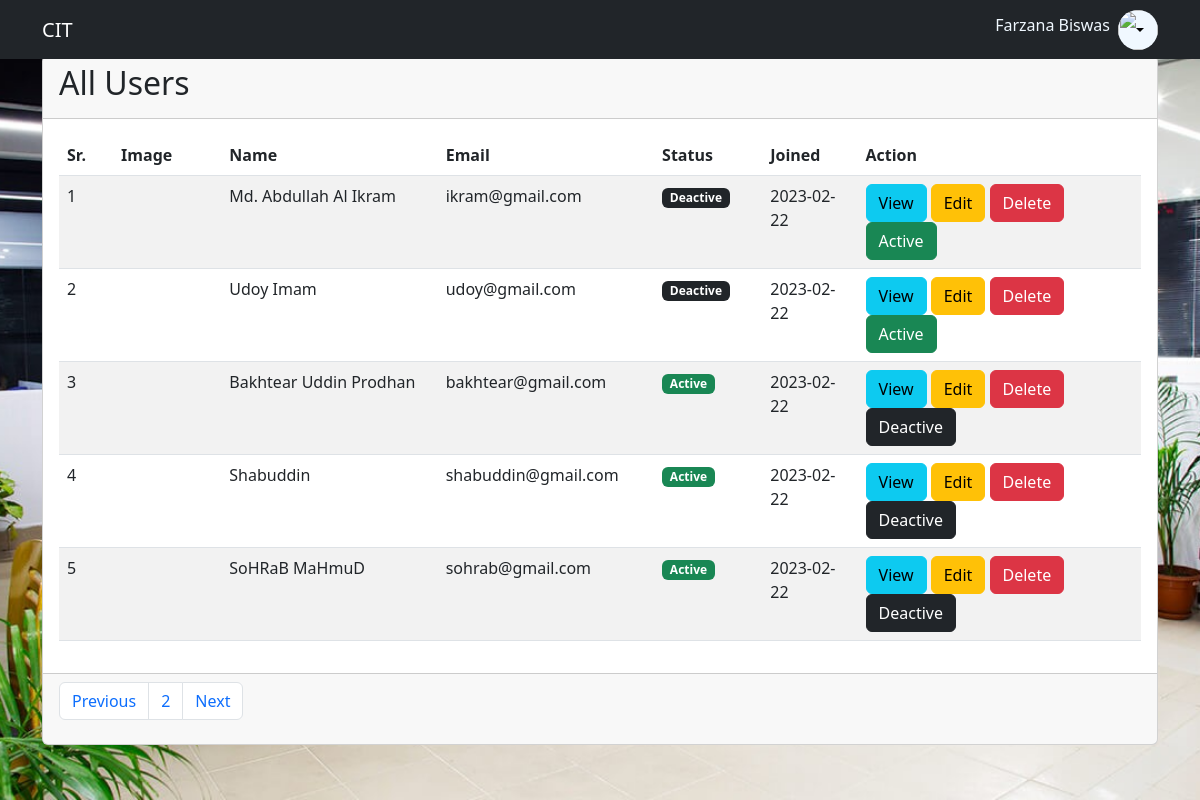
Screenshot of /users.php?page=2 (signed in) with the database file from the repository.
### tables this page shows
CREATE TABLE `users` (
  `id` int NOT NULL,
  `name` varchar(30) NOT NULL,
  `email` varchar(50) NOT NULL,
  `password` varchar(100) NOT NULL,
  `avatar` varchar(100) NOT NULL,
  `status` tinyint(1) NOT NULL DEFAULT '1' COMMENT '1 = active, 2 = deactive',
  `created_at` date NOT NULL
);

### view/users.view.php (the view, shortened to what this page needs)
<?php
require_once('view/layouts/header.view.php');
?>
<section class="index_section">
    <div class="container">
        <div class="row justify-content-center">
            <div class="col-lg-12">
                <div class="index_card">
                    <div class="card" style="width:100%">
                        <div class="card-header">
                            <h2>All Users</h2>
                        </div>
                        <div class="card-body">
                            <table class="table table-striped">
                                <thead>
                                    <tr>
                                        <th>Sr.</th>
                                        <th>Image</th>
                                        <th>Name</th>
                                        <th>Email</th>
                                        <th>Status</th>
                                        <th>Joined</th>
                                        <th>Action</th>
                                    </tr>
                                </thead>
                                <tbody>
                                    <?php
                                    $sr = 1;
                                    if (mysqli_num_rows($result) > 0) {
                                        while ($row = mysqli_fetch_assoc($result)) { ?>
                                            <tr>
                                                <td style="width: 5%;"><?= $sr++ ?></td>
                                                <td style="width: 10%;">
                                                </td>
                                                <td style="width: 20%;"><?= $row['name'] ?></td>
                                                <td style="width: 20%;"><?= $row['email'] ?></td>
                                                <td style="width: 10%;">
                                                    <span class="badge <?= ($row['status'] == 1) ? "bg-success" : " bg-dark" ?>">
                                                        <?= ($row['status'] == 1) ? "Active" : "Deactive" ?>
                                                    </span>
                                                </td>
                                                <td><?= $row['created_at'] ?></td>
                                                <td>
                                                    <a href="single_user.php?vie=<?= $row['id'] ?>" class="btn btn-info">View</a>
                                                    <a href="edit_user.php?idt=<?= $row['id'] ?>" class="btn btn-warning">Edit</a>
                                                    <a href="delete.php?did=<?= $row['id'] ?>" class="btn btn-danger">Delete</a>
                                                    <a href="change_status.php?status=<?= $row['id'] ?>" class="btn <?= ($row['status'] == 1) ? "btn-dark" : " btn-success" ?>">
                                                        <?= ($row['status'] == 1) ? "Deactive" : "Active" ?>
                                                    </a>
                                                </td>
                                            </tr>
                                    <?php }
                                    } ?>
                                </tbody>
                            </table>
                        </div>
                        <div class="card-footer">
                            <?php
                            $sql_result = mysqli_query($con, "select * from users");
                            $total_record = mysqli_num_rows($sql_result);
                            $total_page = ceil($total_record / $num_per_page);
                            $pre_page = $page - 1;
                            $next_page = $page + 1;
                            ?>
                            <nav aria-label="...">
                                <ul class="pagination">
                                    <li class="page-item">
                                        <a class="page-link <?= ($pre_page == 0) ? 'disabled' : ''; ?>" href="users.php?page=<?= $pre_page ?>" tabindex="-1" aria-disabled="true">Previous</a>
                                    </li>
                                    <li class="page-item"><a class="page-link" href="users.php?page=<?= $page ?>"><?= $page; ?></a></li>
                                    <li class="page-item">
                                        <a class="page-link <?= ($next_page >  $total_page) ? 'disabled' : ''; ?>" href="users.php?page=<?= $next_page ?>">Next</a>
                                    </li>
                                </ul>
                            </nav>
                        </div>
                    </div>
                </div>
            </div>
        </div>
    </div>
</section>
<?php
require_once('view/layouts/footer.view.php');
?>

### asset/css/style.css (style rules this page uses)
.index_section { background-image: url(../images/01.jpg); background-position: center; background-size: cover; background-repeat: no-repeat; height: 100vh; position: absolute; top: 0; width: 100%; }
.index_card { height: 100vh; width: 100%; display: flex; justify-content: center; align-items: center; }

### rows the page displays
users: name "Md. Abdullah Al Ikram", email "ikram@gmail.com", status "Deactive", created_at "2023-02-22"
users: name "Udoy Imam", email "udoy@gmail.com", status "Deactive", created_at "2023-02-22"
users: name "Bakhtear Uddin Prodhan", email "bakhtear@gmail.com", status "Active", created_at "2023-02-22"
users: name "Shabuddin", email "shabuddin@gmail.com", status "Active", created_at "2023-02-22"
users: name "SoHRaB MaHmuD", email "sohrab@gmail.com", status "Active", created_at "2023-02-22"

### other values shown
$_SESSION['user']['name'] "Farzana Biswas"
$page "2"
